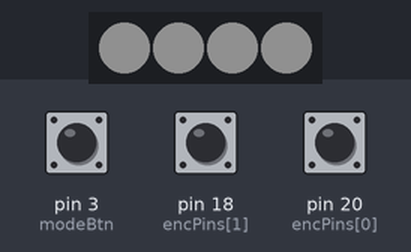
This sketch was run on a simulated SparkFun Pro Micro, built with avr-gcc and run on an emulated ATmega32U4. On the bench: 4 RGB LEDs in strip order, left to right. Wiring (inferred from the names in the program): 3×4 keypad: rows pin 21, pin 16, pin 10; columns pin 19, pin 15, pin 14, pin 4. The test bench sets the inputs (shaded band); at power-on: pin 3 (modeBtn) HIGH, pin 18 (encPins[1]) HIGH, pin 20 (encPins[0]) HIGH. Dim RGB values are drawn brighter than linear; USB keyboard and mouse output is not drawn.

Above: at 1.2 s.
1.3 s: pin 3 (modeBtn) pulled LOW for 0.15 s
At 2.4 s:
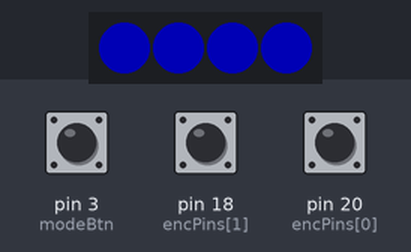
2.9 s: pin 3 (modeBtn) pulled LOW for 1 s
At 3.6 s:
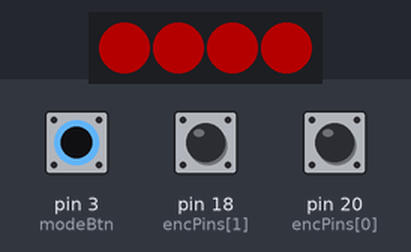
5.4 s: pin 3 (modeBtn) pulled LOW for 3.2 s
At 6.6 s:
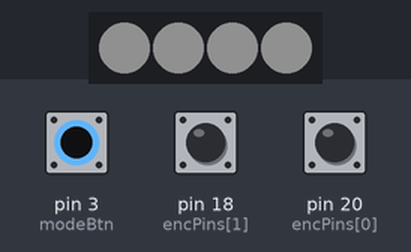
Timing chart, 0 to 8.4 s (numbered marks = the images above; inputs shaded):
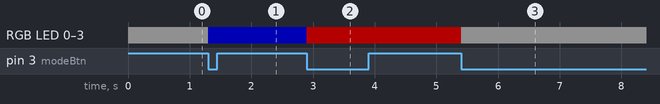

The sketch:

ProMicroKeyboard_dev.ino
```cpp
/*
Author: S.L.
Amendments by C Hissett
11/2014 initial release
05/2015 updated for changed hardware
06/2015 moved from vusb-for-arduino to ProTrinketHidCombo library
09/2015 updated to utilize multimedia keys, see notes for limitations
11/2015 code forked and amended for ATMega32u4 Arduino boards (exchanging ProTrinketHidCombo.h for Keyboard.h
12/2015 adaptations for hw v3.4a

USB HID device to provide configrable keyboard shortcuts for
various tasks (multimedia control, Photoshop,...)
Inteded for zAdafruit Pro Trinket http://www.adafruit.com/product/2000
  PD2 / digital 2 is D+
  PD7 / digital 7 is D-
Notes:
- Originally intended to be used with keypad library
  http://playground.arduino.cc/code/Keypad
  but was abandoned because of conflicts in the usage of TIMSK0.
- See https://learn.adafruit.com/trinket-usb-volume-knob
  for instructions on rotary encoders
- Originally used VUSB for Arduino https://code.google.com/p/vusb-for-arduino/
  but changed to Adafruit ProTrinketHidCombo library https://github.com/adafruit/Pro-Trinket-Rotary-Encoder
  due to compatibility issues with Arduino 1.6.4. Also allows usage of multimedia keys.
  See https://learn.adafruit.com/pro-trinket-rotary-encoder for more information.
- Limitations:
    # To easily distinguish between 'normal' keys and multimedia keys, KEYCODE_*_CONTROL/SHIFT/ALT/GUI can't be used. Keycodes below 110 (chosen arbitrarily) will be interpreted as 'normal' keys and keycodes above will be interpreted as multimedia keys. In the future, kecodes larger than 234 might be used control mouse.
- Arduino native Keyboard library anly allows for a single modifier which can be solved by adding additional key presses
*/


//include keycodes and USB HID lib
#define ProMicro //or define ProTrinket
#ifdef ProMicro
  #include <Keyboard.h>
  #include "keycodesPM.h"
#endif
#ifdef ProTrinket
  #include <ProTrinketHidCombo.h>
  #include "keycodesPT.h"
#endif
//do the same for pin config
//setup WS2812B lib
#include <Adafruit_NeoPixel.h>


//keypad & encoder definitions
int colPins[] = { 4, 19, 15, 14};  //select pins, driven LOW to select col => btn active LOW
int rowPins[] = {21, 16, 10};      //signal pins, read LOW means btn pressed
int encPins[] = {20, 18};          //encoder signal pins
int const rows = sizeof(rowPins)/sizeof(int);
int const cols = sizeof(colPins)/sizeof(int);

//array for prev btn states to detect distinct presses and releases
int key_prev[rows][cols] = {
  { 1, 1, 1, 1},
  { 1, 1, 1, 1},
  { 1, 1, 1, 1}
};
//array for prev encoder A pin state to detect rotation direction
int enc_prev[cols] = {
  1, 1, 1, 1
};

//misc UI definitions
int const modes = 3;    //number of modes/different keysets
int modeColor[modes][3] = {{16,16,16},{0,0,64},{64,0,0}};   //RGB values for every mode
int mode = 0;           //curent/starting mode
//btn to toggle through modes
int modeBtn = 3;
int modeBtnPrev = 1;
//WS2812B LED to indicate current mode
int ledPin = 9;
int ledCount = 4;
Adafruit_NeoPixel strip = Adafruit_NeoPixel(ledCount, ledPin);

//key sets for different modes
//usb codes for buttons (4x3) in different modes (3). each button can cause 5 keystrokes + optional modifier. see ProTrinketHidCombo.h for more information.
//see additional file for codes. for multiple modifiers combine them with bitwise or.
int usb_codes[modes][rows][cols][6] = {
  //dialpad
  {      // \/ col; {modifier,keycode1,keycode2,keycode3,keycode4,keycode5}
    {{0,KEYCODE_1,0,0,0,0},{0,KEYCODE_2,0,0,0,0},{0,KEYCODE_3,0,0,0,0},{0,KEYCODE_4,0,0,0,0}},    // <-row
    {{0,KEYCODE_5,0,0,0,0},{0,KEYCODE_6,0,0,0,0},{0,KEYCODE_7,0,0,0,0},{0,KEYCODE_8,0,0,0,0}},
    {{0,KEYCODE_9,0,0,0,0},{0,KEYCODE_0,0,0,0,0},{0,KEYCODE_R,0,0,0,0},{0,KEYCODE_G,0,0,0,0}}
  },
  //multimedia
  {
    {{0,MMKEY_MUTE,0,0,0,0},{0,MMKEY_PLAYPAUSE,0,0,0,0},{KEYCODE_MOD_LEFT_CONTROL,KEYCODE_R,0,0,0,0},{0,0,0,0,0,0}},
    //mute,playpause,ctrl+r,
    {{8,KEYCODE_ARROW_LEFT,0,0,0,0},{3,KEYCODE_TAB,0,0,0,0},{KEYCODE_MOD_LEFT_CONTROL,KEYCODE_TAB,0,0,0,0},{8,KEYCODE_ARROW_RIGHT,0,0,0,0}},
    //win+<,ctrl+shift+tab,ctrl+tab,win+>
    {{8,0,0,0,0,0},{KEYCODE_MOD_LEFT_CONTROL,KEYCODE_C,0,0,0,0},{KEYCODE_MOD_LEFT_CONTROL,KEYCODE_V,0,0,0,0},{0,0,0,0,0,0}}
    //win,ctrl+c,ctrl+v,
  },
  //eagle
  {
    {{KEYCODE_MOD_LEFT_ALT,KEYCODE_F2,0,0,0,0},{0,KEYCODE_F2,0,0,0,0},{0,KEYCODE_F6,0,0,0,0},{KEYCODE_MOD_LEFT_CONTROL,KEYCODE_S,0,0,0,0}},
    //view all,redraw,grid toggle,save
    {{KEYCODE_MOD_LEFT_CONTROL,KEYCODE_M,0,0,0,0},{KEYCODE_MOD_LEFT_CONTROL,KEYCODE_G,0,0,0,0},{3,KEYCODE_A,0,0,0,0},{KEYCODE_MOD_LEFT_CONTROL,KEYCODE_D,0,0,0,0}},
    //move,group,add,delete
    {{KEYCODE_MOD_LEFT_CONTROL,KEYCODE_R,0,0,0,0},{3,KEYCODE_R,0,0,0,0},{3,KEYCODE_N,0,0,0,0},{0,KEYCODE_F5,0,0,0,0}}
    //route,ripup,name,view to cursor
  }
};
//encoder actions. 1 enc per col, cw & ccw direction (2) plus optional modifier (2)
//1st is ccw, 2nd is cw
int usb_codes_enc[modes][cols][2][6] = {
  //dialpad
  {
    {{0,KEYCODE_ARROW_DOWN,0,0,0,0},{0,KEYCODE_ARROW_UP,0,0,0,0}},
    {{0,KEYCODE_ARROW_RIGHT,0,0,0,0},{0,KEYCODE_ARROW_LEFT,0,0,0,0}},
    {{0,KEYCODE_1,0,0,0,0},{0,KEYCODE_2,0,0,0,0}},
    {{0,KEYCODE_1,0,0,0,0},{0,KEYCODE_2,0,0,0,0}}
  },
  //multimedia encoders
  {
    {{0,MMKEY_VOL_DOWN,0,0,0,0},{0,MMKEY_VOL_UP,0,0,0,0}},          //volume down, up
    {{0,MMKEY_SCAN_PREV_TRACK,0,0,0,0},{0,MMKEY_SCAN_NEXT_TRACK,0,0,0,0}},      //prev, next track
    {{KEYCODE_MOD_LEFT_CONTROL,KEYCODE_Y,0,0,0,0},{KEYCODE_MOD_LEFT_CONTROL,KEYCODE_Z,0,0,0,0}},                  //undo, redo
    {{0,KEYCODE_ARROW_DOWN,0,0,0,0},{0,KEYCODE_ARROW_UP,0,0,0,0}}   //scroll down, up (arrow keys)
  },
  //eagle
  {
    {{0,KEYCODE_F4,0,0,0,0},{0,KEYCODE_F3,0,0,0,0}},    //zoom
    {{KEYCODE_MOD_LEFT_ALT,KEYCODE_2,0,0,0,0},{KEYCODE_MOD_LEFT_ALT,KEYCODE_1,0,0,0,0}},      //switch sch & brd
    {{3,KEYCODE_U,0,0,0,0},{KEYCODE_MOD_LEFT_CONTROL,KEYCODE_U,0,0,0,0}},      //ratsnest, ripup @;
    {{KEYCODE_MOD_LEFT_CONTROL,KEYCODE_Y,0,0,0,0},{KEYCODE_MOD_LEFT_CONTROL,KEYCODE_Z,0,0,0,0}}       //undo,redo
  }
};

void setup(){
  Serial.begin(9600); // opens serial port, sets data rate to 9600 bps

  //set data direction for keypad
  //cols: select, drive low to select
  for(int i=0; i<cols; i++){
    pinMode(colPins[i], OUTPUT);
    digitalWrite(colPins[i], HIGH);
  }
  //rows: sense/read, active low
  for(int i=0; i<rows; i++){
    pinMode(rowPins[i], INPUT_PULLUP);
  }
  //set up encoder inputs
  pinMode(encPins[0], INPUT_PULLUP);
  pinMode(encPins[1], INPUT_PULLUP);
  //mode btn
  pinMode(modeBtn, INPUT_PULLUP);
  //mode LEDs initialization & startup animation
  /*
  for(int i=0; i<leds; i++){
    pinMode(ledPins[i], OUTPUT);
    digitalWrite(ledPins[i], HIGH);
    delay(200);
    digitalWrite(ledPins[i], LOW);
  }
  */
  strip.begin();
  strip.show();

  //USB
  #ifdef ProMicro
    Keyboard.begin();
  #endif
  #ifdef ProTrinket
    TIMSK0&=!(1<<TOIE0);
    TrinketHidCombo.begin();
  #endif

  //while(!TrinketHidCombo.isConnected()){
    //TrinketHidCombo.poll();
  //turn on LED once USB connection is up
  //analogWrite(ledPins[mode], 64);
  for(int i=0; i<ledCount; i++){
    strip.setPixelColor(i, strip.Color(modeColor[mode][0], modeColor[mode][1], modeColor[mode][2]));
  }
  strip.show();
}

void loop(){
  //poll USB
  #ifdef ProTrinket
    TrinketHidCombo.poll();
  #endif

  //poll inputs

  //poll mode button
  if(digitalRead(modeBtn) == 0 && modeBtnPrev == 1){
    modeBtnPrev = 0;
    mode += 1;
    if(mode >= modes){
      mode = 0;
    }
    //change LEDs
    /*
    //turn off all LEDs
    for(int i=0; i<leds; i++){
      digitalWrite(ledPins[i], LOW);
    }
    //turn on current LED if USB is still connected. prevents LEDs being on if PC isn't
    //if(TrinketHidCombo.isConnected()){
      analogWrite(ledPins[mode], 64);
    */
    for(int i=0; i<cols; i++){
      strip.setPixelColor(i, strip.Color(modeColor[mode][0], modeColor[mode][1], modeColor[mode][2]));
    }
    strip.show();
  }
  else if (digitalRead(modeBtn) == 1 && modeBtnPrev == 0){
    modeBtnPrev = 1;
  }

  //cycle through cols
  for(int i=0; i<cols; i++){
    //enable col (active low)
    digitalWrite(colPins[i], LOW);

    //poll rows
    for(int j=0; j<rows; j++){
      //read state of current btn
      int but = digitalRead(rowPins[j]);    //Button Under Test

      //btn was just pressed (0), which means prev state was 1 (unpressed)
      if(but == 0 && key_prev[j][i] == 1){
        //set new prev state
        key_prev[j][i] = 0;

        //execute keystroke
        executeKeystroke(usb_codes[mode][j][i]);
      }
      //key release
      else if(but == 1 && key_prev[j][i] == 0){
        //set new prev state
        key_prev[j][i] = 1;
      }
    }

    //poll encoder
    int A = digitalRead(encPins[0]);
    int B = digitalRead(encPins[1]);
    //detect rotation
    if(A == 0 && enc_prev[i] == 1){
      //change prev state
      enc_prev[i] = 0;

      //determine rotation direction (cw/ccw)
      if(B == 1){
        //ccw rotation

        //execute keystroke
        executeKeystroke(usb_codes_enc[mode][i][0]);
      }
      else if(B == 0){
        //cw rotation

        //execute keystroke
        executeKeystroke(usb_codes_enc[mode][i][1]);
      }
    }
    else if(A == 1 && B == 1){
      //no input on encoder pins
      enc_prev[i] = 1;
    }
    // /poll encoder

    //disable col
    digitalWrite(colPins[i], HIGH);

    delayMicroseconds(250);    //software debounce
    //delay(250);
  }
  // /cycle through cols
}

//differentiate between keycode and multimedia keycode
void executeKeystroke(int* keycombo){
  //Serial.println(keycombo[1]);
  if(keycombo[1] < 110){    // || keycombo[1] == 224 || keycombo[1] == 225 || keycombo[1] == 227 || keycombo[1] == 228 || keycombo[1] == 230){
    if(keycombo[0]){        //press modifier only if there is one
      #ifdef ProMicro
        Keyboard.press(keycombo[0]);
      #endif
    }
    #ifdef ProMicro
      Keyboard.press(keycombo[1]);
      Keyboard.releaseAll();      //release button(s)
    #endif
    #ifdef ProTrinket
      TrinketHidCombo.pressKey(keycombo[0], keycombo[1]);
      TrinketHidCombo.pressKey(0, 0);      //release button(s)
    #endif
  }
  else if(keycombo[1] >= 110 && keycombo[1] < 235){
    #ifdef ProMicro
      Keyboard.press(keycombo[1]);
      Keyboard.releaseAll();      //release button(s)
    #endif
    #ifdef ProTrinket
      TrinketHidCombo.pressMultimediaKey(keycombo[1]);
      TrinketHidCombo.pressMultimediaKey(0);      //release button
    #endif
  }
}
```

keycodesPM.h
```cpp
// use these masks with the "move" function
// #define MOUSEBTN_LEFT_MASK    0x01
// #define MOUSEBTN_RIGHT_MASK   0x02
// #define MOUSEBTN_MIDDLE_MASK  0x04

// LED state masks
// #define KB_LED_NUM      0x01
// #define KB_LED_CAPS     0x02
// #define KB_LED_SCROLL   0x04

// some convenience definitions for modifier keys
#define KEYCODE_MOD_LEFT_CONTROL  0x80
#define KEYCODE_MOD_LEFT_SHIFT    0x81
#define KEYCODE_MOD_LEFT_ALT    0x82
#define KEYCODE_MOD_LEFT_GUI    0x83
#define KEYCODE_MOD_RIGHT_CONTROL 0x84
#define KEYCODE_MOD_RIGHT_SHIFT   0x85
#define KEYCODE_MOD_RIGHT_ALT   0x86
#define KEYCODE_MOD_RIGHT_GUI   0x87

// some more keycodes
#define KEYCODE_A       'a'
#define KEYCODE_B       'b'
#define KEYCODE_C       'c'
#define KEYCODE_D       'd'
#define KEYCODE_E       'e'
#define KEYCODE_F       'f'
#define KEYCODE_G       'g'
#define KEYCODE_H       'h'
#define KEYCODE_I       'i'
#define KEYCODE_J       'j'
#define KEYCODE_K       'k'
#define KEYCODE_L       'l'
#define KEYCODE_M       'm'
#define KEYCODE_N       'n'
#define KEYCODE_O       'o'
#define KEYCODE_P       'p'
#define KEYCODE_Q       'q'
#define KEYCODE_R       'r'
#define KEYCODE_S       's'
#define KEYCODE_T       't'
#define KEYCODE_U       'u'
#define KEYCODE_V       'v'
#define KEYCODE_W       'w'
#define KEYCODE_X       'x'
#define KEYCODE_Y       'y'
#define KEYCODE_Z       'z'

#define KEYCODE_1       '1'
#define KEYCODE_2       '2'
#define KEYCODE_3       '3'
#define KEYCODE_4       '4'
#define KEYCODE_5       '5'
#define KEYCODE_6       '6'
#define KEYCODE_7       '7'
#define KEYCODE_8       '8'
#define KEYCODE_9       '9'
#define KEYCODE_0       '0'

#define KEYCODE_ENTER      0xB0
#define KEYCODE_ESC       0xB1
#define KEYCODE_BACKSPACE   0xB2
#define KEYCODE_TAB       0xB3
#define KEYCODE_SPACE     ' '
#define KEYCODE_MINUS     '-'
#define KEYCODE_EQUAL     '='
#define KEYCODE_SQBRAK_LEFT   '['
#define KEYCODE_SQBRAK_RIGHT  ']'
#define KEYCODE_BACKSLASH   ''\''

#define KEYCODE_COMMA     ','
#define KEYCODE_PERIOD      '.'
#define KEYCODE_SLASH     '/'

#define KEY_CAPS_LOCK   0xC1

#define KEYCODE_F1        0xC2
#define KEYCODE_F2        0xC3
#define KEYCODE_F3        0xC4
#define KEYCODE_F4        0xC5
#define KEYCODE_F5        0xC6
#define KEYCODE_F6        0xC7
#define KEYCODE_F7        0xC8
#define KEYCODE_F8        0xC9
#define KEYCODE_F9        0xCA
#define KEYCODE_F10       0xCB
#define KEYCODE_F11       0xCC
#define KEYCODE_F12       0xCD

// #define KEYCODE_PRINTSCREEN   0x46

#define KEYCODE_INSERT      0xD1
#define KEYCODE_HOME      0xD2
#define KEYCODE_PAGE_UP     0xD3
#define KEYCODE_DELETE      0xD4
#define KEYCODE_END       0xD5
#define KEYCODE_PAGE_DOWN   0xD6
#define KEYCODE_ARROW_RIGHT   0xD7
#define KEYCODE_ARROW_LEFT    0xD8
#define KEYCODE_ARROW_DOWN    0xD9
#define KEYCODE_ARROW_UP    0xDA

// #define KEYCODE_APP       0x65

#define KEYCODE_LEFT_CONTROL   0x80
#define KEYCODE_LEFT_SHIFT    0x81
#define KEYCODE_LEFT_ALT    0x82
#define KEYCODE_LEFT_GUI    0x83
#define KEYCODE_RIGHT_CONTROL    0x84
#define KEYCODE_RIGHT_SHIFT   0x85
#define KEYCODE_RIGHT_ALT   0x86
#define KEYCODE_RIGHT_GUI   0x87

// multimedia keys **not working for MP
#define MMKEY_KB_EXECUTE    0x74
#define MMKEY_KB_HELP     0x75
#define MMKEY_KB_MENU     0x76
#define MMKEY_KB_SELECT     0x77
#define MMKEY_KB_STOP     0x78
#define MMKEY_KB_AGAIN      0x79
#define MMKEY_KB_UNDO     0x7A
#define MMKEY_KB_CUT      0x7B
#define MMKEY_KB_COPY     0x7C
#define MMKEY_KB_PASTE      0x7D
#define MMKEY_KB_FIND     0x7E
#define MMKEY_KB_MUTE     0x7F // do not use
#define MMKEY_KB_VOL_UP     0x80 // do not use
#define MMKEY_KB_VOL_DOWN   0x81 // do not use

#define MMKEY_SCAN_NEXT_TRACK 0xB5
#define MMKEY_SCAN_PREV_TRACK 0xB6
#define MMKEY_STOP        0xB7

#define MMKEY_PLAYPAUSE     0xCD

#define MMKEY_MUTE        0xE2
#define MMKEY_BASSBOOST     0xE5
#define MMKEY_LOUDNESS      0xE7

#define MMKEY_VOL_UP      0xE9
#define MMKEY_VOL_DOWN      0xEA

// system control keys
// #define SYSCTRLKEY_POWER    0x01
// #define SYSCTRLKEY_SLEEP    0x02
// #define SYSCTRLKEY_WAKE     0x03
```

Measured:
- after the input at 1.3 s, RGB LED 0–3: RGB(16, 16, 16) → RGB(0, 0, 64) at once
- after the input at 2.9 s, RGB LED 0–3: RGB(0, 0, 64) → RGB(64, 0, 0) at once
- after the input at 5.4 s, RGB LED 0–3: RGB(64, 0, 0) → RGB(16, 16, 16) at once
